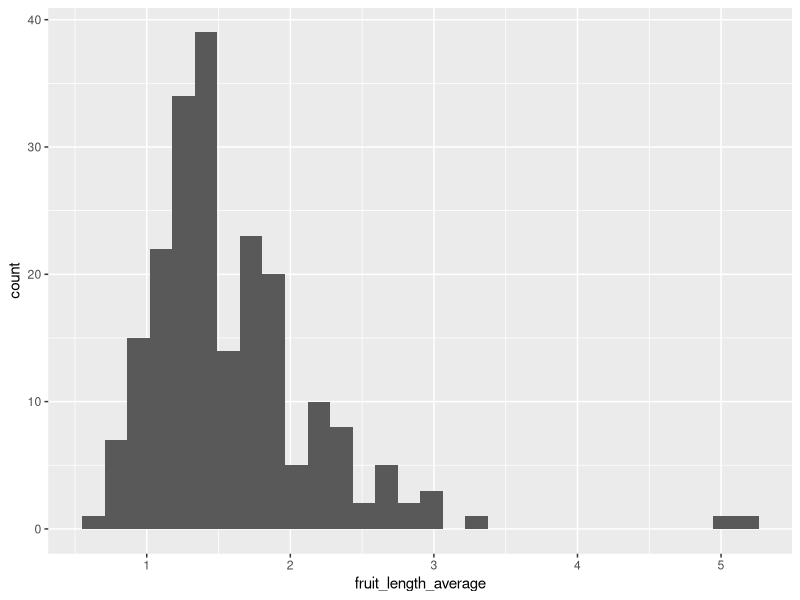
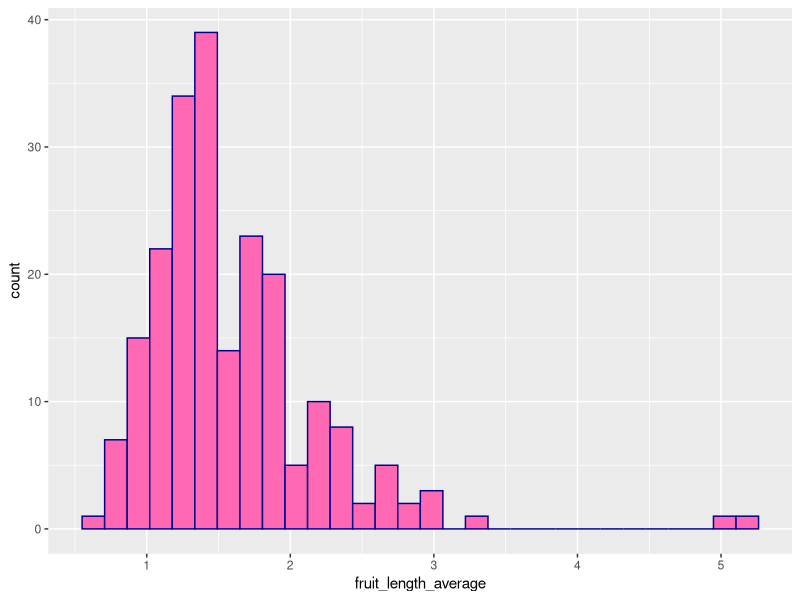
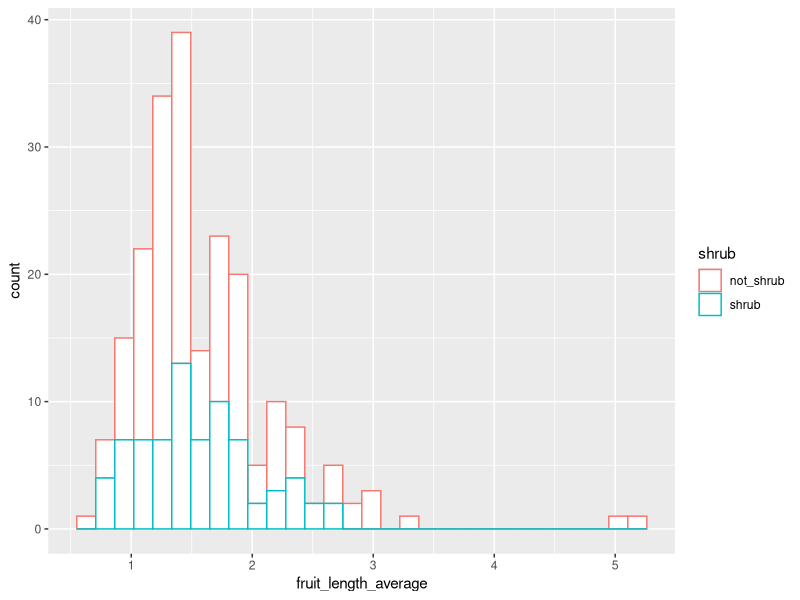
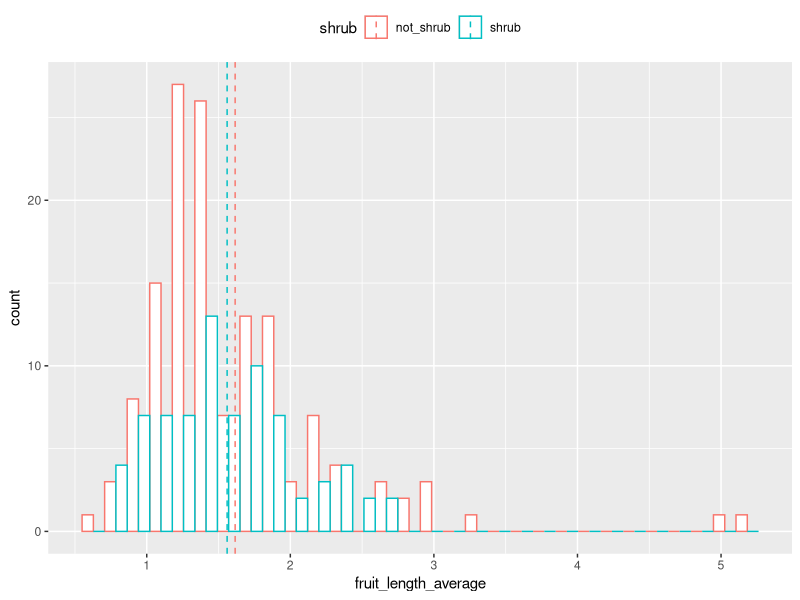
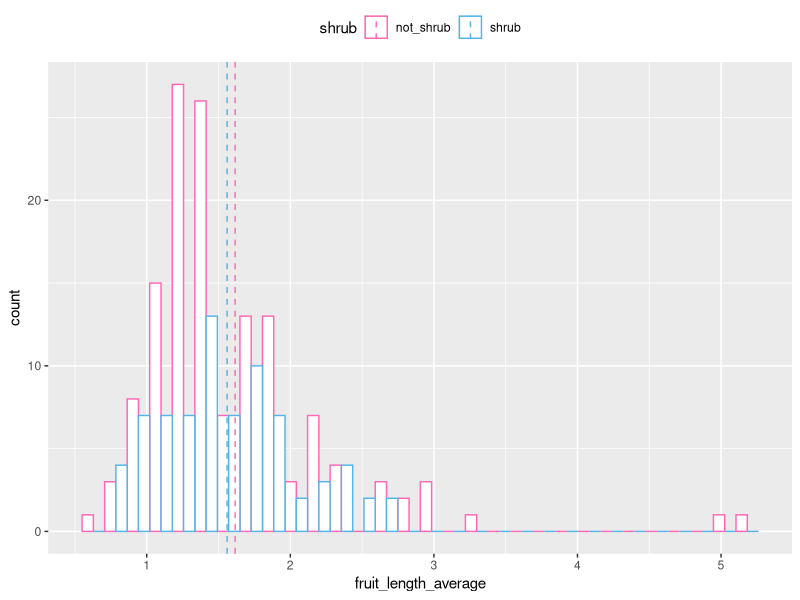
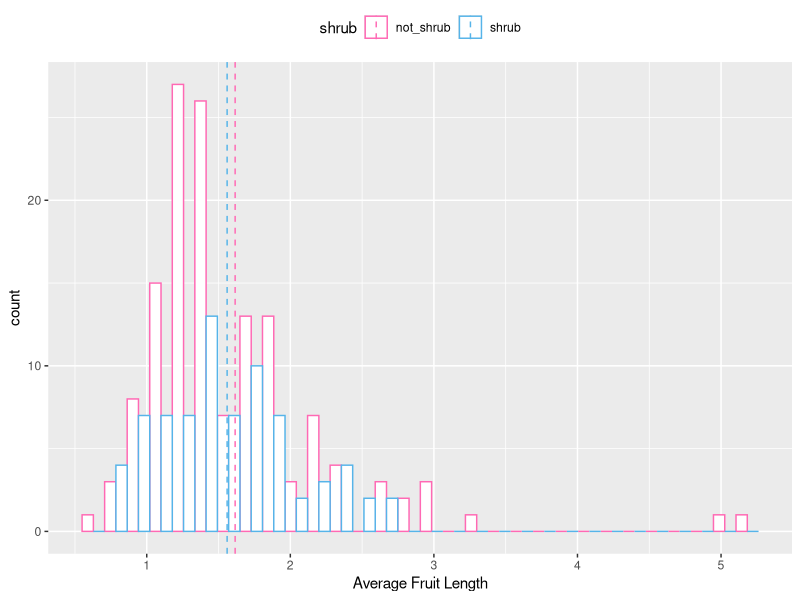
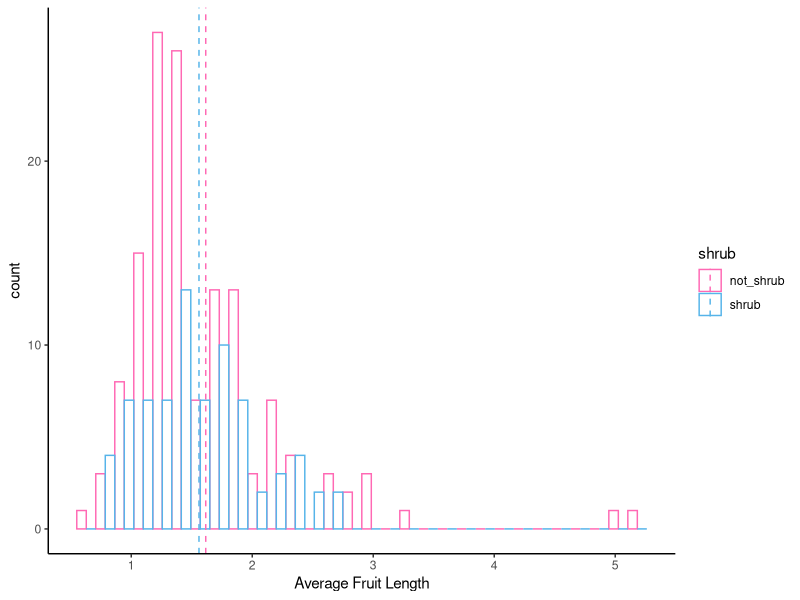
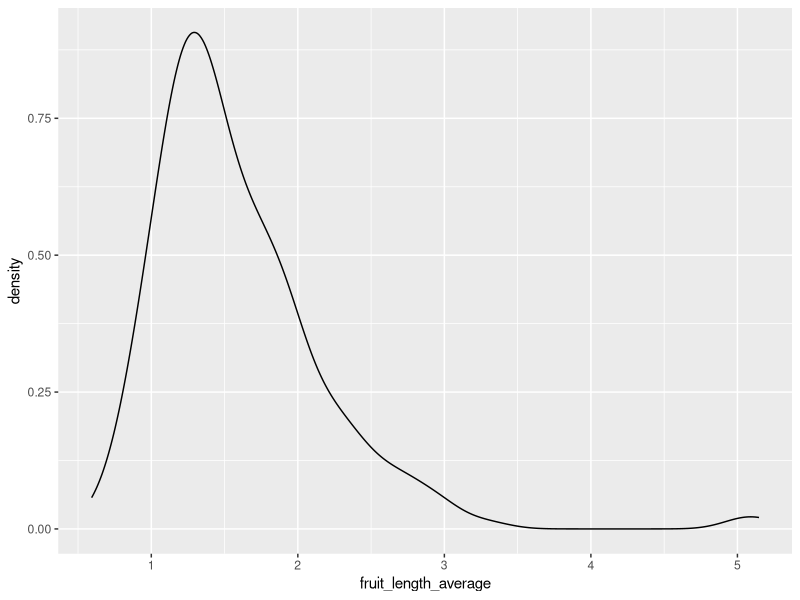

Write the R code that produced these figures, in order.
## ---- chunk 1
library(tidyverse)
library(readxl)
## ---- chunk 2
fruits <- read_xlsx('onstein_simple.xlsx')

## Check what is inside the dataset, was it read fine?
head(fruits)
## ---- chunk 3
ggplot(fruits, aes(x=fruit_length_average)) + geom_histogram()
## ---- chunk 4
p_histogram<- ggplot(fruits, aes(x=fruit_length_average))+ geom_histogram(color="darkblue", fill="hotpink")
p_histogram
## ---- chunk 5
p_histogram<-ggplot(fruits, aes(x=fruit_length_average, color=shrub)) + 
  geom_histogram(fill="white")
p_histogram
## ---- chunk 6
## Calculating the mean per group using Dplyr
## we are naming the mean of each group mean_fl (as a short for mean fruit length)
mu<-fruits %>% group_by(shrub) %>% 
  summarize(mean_fl=mean(fruit_length_average, na.rm=TRUE),
            .groups = 'drop')
mu
## ---- chunk 7
dim(mu)
### (there are NAs this will be annoying later on, so we are going to remove)
mu<-mu[2:3,] ## discuss here how R reads tables and matrices as rows and columns!!!!
# another option mu<- mu[-1,]
## ---- chunk 8
p_histogram<-ggplot(fruits, aes(x=fruit_length_average, color=shrub)) +
  geom_histogram(fill="white", position="dodge")+
  geom_vline(data=mu, aes(xintercept=mean_fl, color=shrub),
             linetype="dashed")+
  theme(legend.position="top")
p_histogram
## ---- chunk 9
p_histogram<- p_histogram+scale_color_manual(values=c("hotpink", "#56B4E9")) #EXPLAIN
p_histogram
## ---- chunk 10
p_histogram<- p_histogram+xlab("Average Fruit Length")
p_histogram
p_histogram<-p_histogram+theme_classic()
p_histogram
## ---- chunk 11
p_density<-ggplot(fruits, aes(x=fruit_length_average)) + geom_density()
p_density
## ---- chunk 12
p_density<-ggplot(fruits, aes(x=fruit_length_average))+
  geom_density(color="darkblue", fill="lightblue")
p_density
## ---- chunk 13
p_density<-ggplot(data=subset(fruits,!is.na(fruit_length_average)), aes(x=fruit_length_average)) + geom_density()
p_density
## ---- chunk 14
mean.fruit=mean(fruits$fruit_length_average,na.rm=TRUE)
mean.fruit

p_density<-p_density+ geom_vline(aes(xintercept=mean.fruit),
              color="blue", linetype="dashed", size=1)
p_density
## ---- chunk 15
p_density<-ggplot(fruits, aes(x=fruit_length_average, color=shrub)) +
  geom_density() + geom_vline(data=mu, aes(xintercept=mean_fl, color=shrub),
             linetype="dashed")
p_density

# Fill them in 
p_density<-ggplot(fruits, aes(x=fruit_length_average, fill=shrub)) + geom_density(alpha=0.4)+ geom_vline(data=mu, aes(xintercept=mean_fl, color=shrub),  linetype="dashed")
p_density
## ---- chunk 16
p_density<-p_density+scale_fill_manual(values=c("hotpink", "#56B4E9"))
p_density
## ---- chunk 17
p_density<- p_density+ xlab("Average Fruit Length")+theme_classic()
p_density
## ---- chunk 18
p_histdensity<-ggplot(fruits, aes(x=fruit_length_average)) + 
  geom_histogram(aes(y=..density..), colour="black", fill="white")+
  geom_density(alpha=.2, fill="hotpink") 
p_histdensity
## ---- chunk 19
ggplot(data=fruits, aes(x=fruit_length_average)) + 
  geom_boxplot()
## ---- chunk 20
p_boxplot<-ggplot(data=fruits, aes(y=fruit_length_average)) + 
  geom_boxplot()
p_boxplot
## ---- chunk 21
p_boxplot<-ggplot(fruits, aes(y=fruit_length_average, color=shrub)) +
  geom_boxplot()
p_boxplot
## ---- chunk 22
p_boxplot<-ggplot(fruits, aes(x=shrub,y=fruit_length_average, color=shrub)) +
  geom_boxplot()+scale_color_manual(values=c("hotpink", "#56B4E9"))
p_boxplot
## ---- chunk 23
p2<-ggplot(fruits, aes(x=shrub,y=fruit_length_average, fill=shrub)) +
  geom_boxplot()

p2+scale_fill_manual(values=c("hotpink", "#56B4E9"))
## ---- chunk 24
p_boxplot<-ggplot(data=subset(fruits, !is.na(fruit_length_average)), aes(x=shrub,y=fruit_length_average, color=shrub)) +
  geom_boxplot()+scale_color_manual(values=c("hotpink", "#56B4E9"))
p_boxplot
## ---- chunk 25
p_boxplot<-p_boxplot + geom_point(data=mu,aes(x=shrub,y=mean_fl),shape=23, size=4)
p_boxplot
## ---- chunk 26
p_boxplot<-p_boxplot+xlab("Shrub status")+ylab("Average fruit length")
p_boxplot
## ---- chunk 27
p_boxplot<-p_boxplot + geom_jitter(shape=16, position=position_jitter(0.2))
p_boxplot
## ---- chunk 28
p_boxplot<-p_boxplot+theme_classic()
p_boxplot
## ---- chunk 29
ggplot(fruits, aes(x=fruit_length_average, y=fruit_width_average))+ geom_point()
## ---- chunk 30
p_scatter<-ggplot(fruits, aes(x=fruit_length_average, y=fruit_width_average)) + 
  geom_point()+
  geom_smooth(method=lm)
p_scatter
## ---- chunk 31
p_scatter<-ggplot(fruits, aes(x=fruit_length_average, y=fruit_width_average, color=shrub)) +geom_point() + 
  geom_smooth(method=lm, se=FALSE, fullrange=TRUE)
p_scatter
